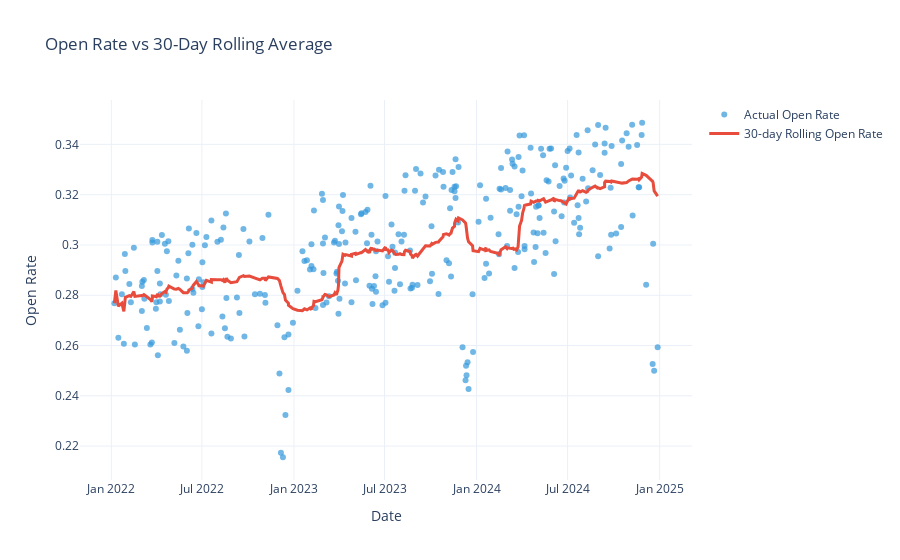

Notebook code cell kept with this figure:
### Code cell
def add_rolling_average(df, window=30):
    """
    Adds a rolling average column to the dataframe for key metrics.
    This helps visualize seasonal trends and smoother performance changes.
    """
    df = df.sort_values('date_sent')  # Ensure dates are in order
    df['rolling_open_rate'] = df['open_rate'].rolling(window, min_periods=1).mean()
    df['rolling_ctr'] = df['ctr'].rolling(window, min_periods=1).mean()
    return df

# Apply the function to your data
df = pd.read_csv('Felipe Chaves_TakeHome Exercise - Campaign_Performance.csv', parse_dates=['date_sent'])
df['open_rate'] = df['n_open'] / df['n_sent']
df['ctr'] = np.where(df['n_open'] > 0, df['n_click'] / df['n_open'], 0)

df = add_rolling_average(df, window=30)

# Plot the actual vs rolling average to highlight trends
fig = go.Figure()
fig.add_trace(go.Scatter(
    x=df['date_sent'], y=df['open_rate'],
    mode='markers', name='Actual Open Rate',
    marker=dict(color='rgba(52, 152, 219, 0.7)')
))
fig.add_trace(go.Scatter(
    x=df['date_sent'], y=df['rolling_open_rate'],
    mode='lines', name='30-day Rolling Open Rate',
    line=dict(color='rgb(231, 76, 60)', width=3)
))
fig.update_layout(
    title="Open Rate vs 30-Day Rolling Average",
    xaxis_title="Date",
    yaxis_title="Open Rate",
    template="plotly_white"
)
fig.show()

### Figure 1 — Plotly figure (JSON) as saved in the notebook; plotly's stock layout.template omitted (floating-point values rounded to 4 significant figures; data arrays with more than 128 entries replaced by an {"elided": "..."} marker saying what was removed)
{"data": [{"marker": {"color": "rgba(52, 152, 219, 0.7)"}, "mode": "markers", "name": "Actual Open Rate", "type": "scatter", "x": {"elided": "300 str values"}, "y": {"elided": "300 float values"}}, {"line": {"color": "rgb(231, 76, 60)", "width": 3}, "mode": "lines", "name": "30-day Rolling Open Rate", "type": "scatter", "x": {"elided": "300 str values"}, "y": {"elided": "300 float values"}}], "layout": {"title": {"text": "Open Rate vs 30-Day Rolling Average"}, "xaxis": {"title": {"text": "Date"}}, "yaxis": {"title": {"text": "Open Rate"}}}}
